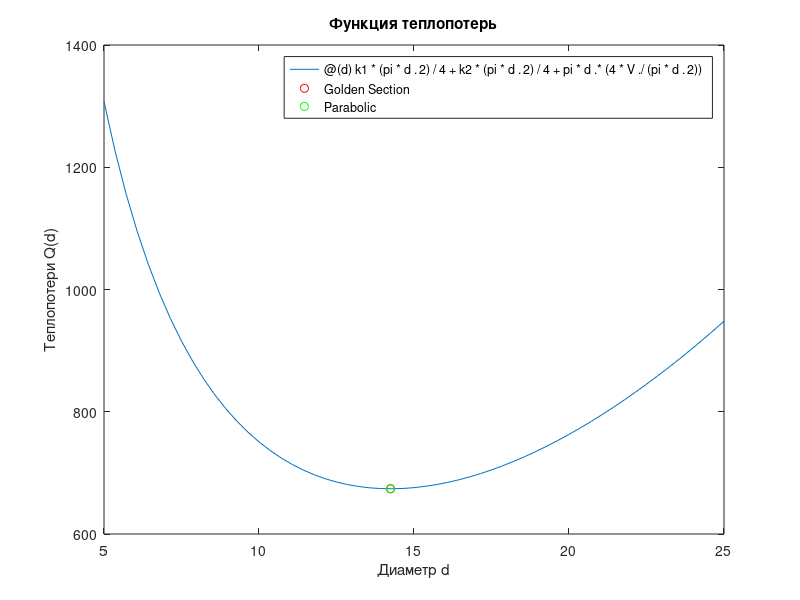

Recreate this plot in MATLAB. (Note: this script raises an error after producing the figure.)
%% Задание 1. Оптимизация соотношения диаметра и высоты цилиндра
clc; clearvars; close all;

V = 1600;
k1 = 0.41;
k2 = 1;
f = @(d) k1 * (pi*d.^2)/4 + k2 * (pi*d.^2)/4 + pi*d.*(4*V./(pi*d.^2));
fplot(f, [5, 25]); hold on;
xlabel('Диаметр d');
ylabel('Теплопотери Q(d)');
title('Функция теплопотерь');

% Метод золотого сечения
a = 5; b = 25; eps = 1e-4;
phi = (1 + sqrt(5)) / 2;
iter = 0;
while abs(b - a) > eps
    iter = iter + 1;
    x1 = b - (b - a)/phi;
    x2 = a + (b - a)/phi;
    if f(x1) < f(x2)
        b = x2;
    else
        a = x1;
    end
end
d_golden = (a + b)/2;
plot(d_golden, f(d_golden), 'ro', 'DisplayName', 'Golden Section');

% Метод парабол
x0 = 10; x1 = 15; x2 = 20;
eps = 1e-4;
while true
    f0 = f(x0); f1 = f(x1); f2 = f(x2);
    numerator = (x1 - x0)^2 * (f1 - f2) - (x1 - x2)^2 * (f1 - f0);
    denominator = 2*((x1 - x0)*(f1 - f2) - (x1 - x2)*(f1 - f0));
    x_min = x1 - numerator / denominator;
    if abs(x_min - x1) < eps
        break;
    end
    x0 = x1; x1 = x2; x2 = x_min;
end
d_parabola = x_min;
plot(d_parabola, f(d_parabola), 'go', 'DisplayName', 'Parabolic');

% Метод Ньютона
syms d
Q = k1*pi*d^2/4 + k2*pi*d^2/4 + pi*d*(4*V/(pi*d^2));
Q1 = diff(Q, d);
Q2 = diff(Q1, d);
d_val = 10;
for i = 1:20
    d_new = double(d_val - subs(Q1, d, d_val)/subs(Q2, d, d_val));
    if abs(d_new - d_val) < eps
        break;
    end
    d_val = d_new;
end
d_newton = d_val;
plot(d_newton, f(d_newton), 'bo', 'DisplayName', 'Newton');
legend;

fprintf('Золотое сечение: d = %.5f, Q = %.5f\n', d_golden, f(d_golden));
fprintf('Метод парабол: d = %.5f, Q = %.5f\n', d_parabola, f(d_parabola));
fprintf('Метод Ньютона: d = %.5f, Q = %.5f\n', d_newton, f(d_newton));

% Использование стандартной функции
fun = @(d) f(d);
opts = optimset('Display','off');
[d_fmin, Q_fmin, exitflag, output] = fminbnd(fun, 5, 25, opts);
fprintf('fminbnd: d = %.5f, Q = %.5f, exitflag = %d\n', d_fmin, Q_fmin, exitflag);

%% Задание 2. Метод градиентного спуска
clc;

Q = @(x1,x2) 4*(x1 - x2).^2 + (x1 + x2).^2;
gradQ = @(x1,x2) [8*(x1 - x2) + 2*(x1 + x2);
                  -8*(x1 - x2) + 2*(x1 + x2)];

x = [-5; 5];
alpha = 0.05;
eps = 1e-4;
trajectory = x;
while true
    g = gradQ(x(1), x(2));
    x_new = x - alpha * g;
    if norm(x_new - x) < eps
        break;
    end
    x = x_new;
    trajectory(:,end+1) = x;
end

[X1, X2] = meshgrid(-10:0.5:10, -10:0.5:10);
Z = Q(X1, X2);
figure;
contour(X1, X2, Z, 50); hold on;
plot(trajectory(1,:), trajectory(2,:), 'r-o', 'LineWidth', 1.5);
xlabel('x_1'); ylabel('x_2'); title('Градиентный спуск');

fprintf('Градиентный спуск минимум в: x1 = %.5f, x2 = %.5f\n', x(1), x(2));

% Стандартная функция
fun = @(x) Q(x(1), x(2));
[x_opt, fval, exitflag, output] = fminsearch(fun, [-5,5]);
fprintf('fminsearch: x = [%.5f, %.5f], Q = %.5f, exitflag = %d\n', x_opt(1), x_opt(2), fval, exitflag);
